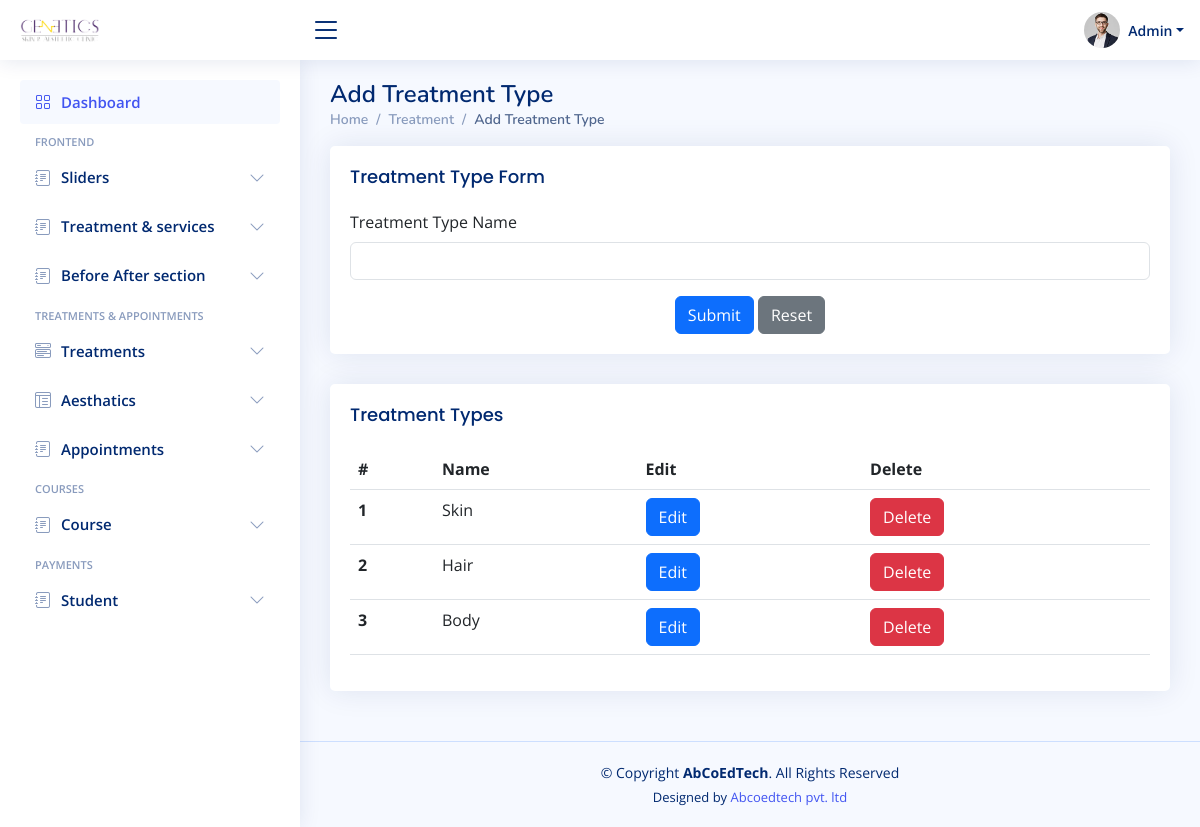
The page /admin/add_treatment_type.php (signed in) on the database its author committed.
### tables this page shows
CREATE TABLE `treatment_type` (
  `id` int(11) NOT NULL,
  `name` varchar(255) NOT NULL
);

### admin/connect/db.php (called while the page is built)
<?php
class connect{
    public $servername = "localhost";
    private $username = "root";
    private $password = "";
    private $dbname = "dermatics";
    public function dbconnect()
	{
		$db=mysqli_connect($this->servername,$this->username,$this->password,$this->dbname);
		return $db;
	}
}
?>

### admin/connect/fun.php (called while the page is built, shortened)
<?php
class fun
{
    private $db;
    function __construct($con)
    {
        $this->db = $con;
    }
    public function fetchTreatmentType(){
        $sql = "SELECT * FROM `treatment_type`";
        $fetch = mysqli_query($this->db, $sql);
        return $fetch;
    }
}
?>

### admin/add_treatment_type.php (the view, shortened to what this page needs)
<!DOCTYPE html>
<html lang="en">
<head>
  <?php
    include "include/links.php";
    $treatment_types = $fun->fetchTreatmentType();
  ?>
</head>
<body>
 <?php
  include 'include/header.php';
 ?>
  <?php
    include 'include/navBar.php';
  ?>
  <main id="main" class="main">
    <div class="pagetitle">
      <h1>Add Treatment Type</h1>
      <nav>
        <ol class="breadcrumb">
          <li class="breadcrumb-item"><a href="index.html">Home</a></li>
          <li class="breadcrumb-item ">Treatment</li>
          <li class="breadcrumb-item active">Add Treatment Type</li>
        </ol>
      </nav>
    </div>
    <section class="section dashboard">
          <div class="card">
            <div class="card-body">
              <h5 class="card-title">Treatment Type Form</h5>
              <form class="row g-3" action="form_submit.php" method="post" id="form">
                <div class="col-md-12">
                  <label for="name" class="form-label">Treatment Type Name</label>
                  <input type="text" name="name" class="form-control" id="name">
                </div>
                <div class="text-center">
                  <div class="" id="buttons">
                    <button type="submit" name="treatment_type_submit" class="btn btn-primary">Submit                  </button>
                    <button type="reset" class="btn btn-secondary">Reset</button>
                  </div>
                </div>
              </form>
            </div>
          </div>
          <div class="card">
            <div class="card-body">
              <h5 class="card-title">Treatment Types</h5>
              <table class="table datatable">
                <thead>
                  <tr>
                    <th scope="col">#</th>
                    <th scope="col">Name</th>
                    <th>Edit</th>
                    <th>Delete</th>
                  </tr>
                </thead>
                <tbody>
                  <?php
                    if(mysqli_num_rows($treatment_types) > 0){
                      $sr = 1;
                      while($row = mysqli_fetch_assoc($treatment_types)){
                        echo "<tr>
                        <th scope='row'>$sr</th>
                        <td>$row[name]</td>
                        <td><a href='edit_treatment_type.php?id=$row[id]' class='btn btn-primary'>Edit</a></td>
                        <td><a href='delete_treatment_type.php?id=$row[id]' class='btn btn-danger'>Delete</a></td>
                      </tr>";
                      $sr++;
                      }
                    }
                  ?>
                </tbody>
              </table>
            </div>
          </div>
    </section>
  </main>
  <?php
    include "include/footer.php";
  ?>
</body>
</html>

### admin/assets/css/style.css (style rules this page uses)
:root { scroll-behavior: smooth; }
body { font-family: "Open Sans", sans-serif; background: #f6f9ff; color: #444444; }
a { color: #4154f1; text-decoration: none; }
h1, h2, h3, h4, h5, h6 { font-family: "Nunito", sans-serif; }
#main { margin-top: 60px; padding: 20px 30px; transition: all 0.3s; }
.pagetitle { margin-bottom: 10px; }
.pagetitle h1 { font-size: 24px; margin-bottom: 0; font-weight: 600; color: #012970; }
.card { margin-bottom: 30px; border: none; border-radius: 5px; box-shadow: 0px 0 30px rgba(1, 41, 112, 0.1); }
.card-title { padding: 20px 0 15px 0; font-size: 18px; font-weight: 500; color: #012970; font-family: "Poppins", sans-serif; }
.card-body { padding: 0 20px 20px 20px; }
.breadcrumb { font-size: 14px; font-family: "Nunito", sans-serif; color: #899bbd; font-weight: 600; }
.breadcrumb a { color: #899bbd; transition: 0.3s; }
.breadcrumb .breadcrumb-item::before { color: #899bbd; }
.breadcrumb .active { color: #51678f; font-weight: 600; }
@media (min-width: 1200px) { #main, #footer { margin-left: 300px; } }

### rows shown on the page
treatment_type: name "Skin"
treatment_type: name "Hair"
treatment_type: name "Body"
